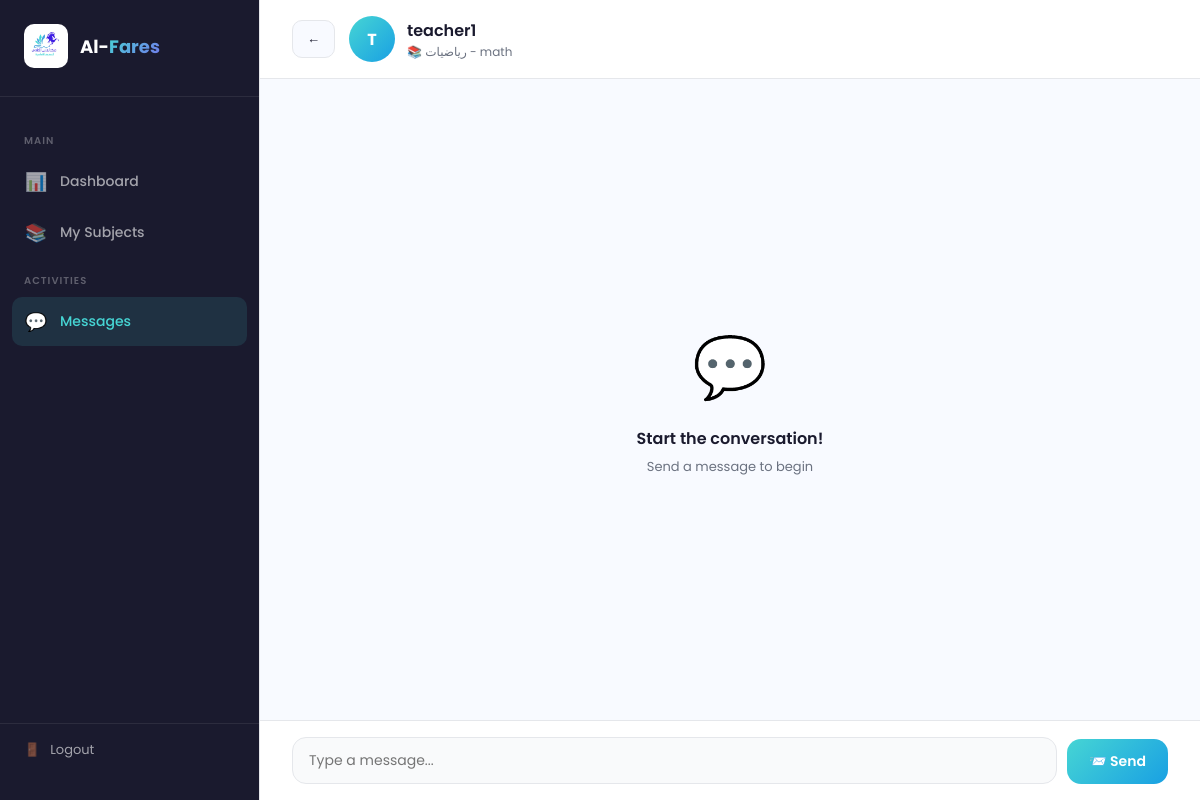
Page /chat/3/1 (signed in) on the committed database.
### tables this page shows
CREATE TABLE Users (
            User_ID INTEGER PRIMARY KEY AUTOINCREMENT,
            Full_Name TEXT NOT NULL,
            Username TEXT UNIQUE NOT NULL,
            Password TEXT NOT NULL,
            Email TEXT,
            User_Role TEXT NOT NULL CHECK(User_Role IN ('Admin','Teacher','Student'))
        );

CREATE TABLE Subjects (
            Subject_ID INTEGER PRIMARY KEY AUTOINCREMENT,
            Subject_Name TEXT NOT NULL,
            Credit_Hours INTEGER
        );

CREATE TABLE Sections (
            Section_ID INTEGER PRIMARY KEY AUTOINCREMENT,
            Section_Name TEXT NOT NULL,
            Subject_ID INTEGER,
            Teacher_ID INTEGER,
            Class_ID INTEGER,
            Gender TEXT,
            Period_Type TEXT,
            FOREIGN KEY (Subject_ID) REFERENCES Subjects(Subject_ID),
            FOREIGN KEY (Teacher_ID) REFERENCES Teachers(Teacher_ID),
            FOREIGN KEY (Class_ID) REFERENCES Classes(Class_ID)
        );

### app.py (the view)
@app.route('/chat/<int:other_user_id>/<int:section_id>')
def chat(other_user_id, section_id):
    if 'user_id' not in session:
        return redirect('/login')
    user_id = session.get('user_id')
    conn = get_db()
    messages = conn.execute('''
        SELECT * FROM Messages
        WHERE Section_ID = ?
        AND ((From_User_ID = ? AND To_User_ID = ?)
          OR (From_User_ID = ? AND To_User_ID = ?))
        ORDER BY Sent_At ASC
    ''', (section_id, user_id, other_user_id, other_user_id, user_id)).fetchall()
    conn.execute('''
        UPDATE Messages SET Is_Read = 1
        WHERE To_User_ID = ? AND From_User_ID = ? AND Section_ID = ?
    ''', (user_id, other_user_id, section_id))
    conn.commit()
    other_user = conn.execute(
        'SELECT * FROM Users WHERE User_ID = ?', (other_user_id,)
    ).fetchone()
    section = conn.execute('''
        SELECT s.*, sub.Subject_Name
        FROM Sections s
        LEFT JOIN Subjects sub ON s.Subject_ID = sub.Subject_ID
        WHERE s.Section_ID = ?
    ''', (section_id,)).fetchone()
    conn.close()
    return render_template('chat.html',
                           messages=messages,
                           other_user=other_user,
                           section=section,
                           current_user_id=user_id)

### database.py (called while the page is built)
def get_db():
    conn = sqlite3.connect('alfares.db')
    conn.row_factory = sqlite3.Row
    return conn

### templates/chat.html (shortened to what this page needs)
<!DOCTYPE html>
<html lang="en" dir="ltr" data-theme="light">
<head>
</head>
<body>
  <aside class="sidebar">
    <div class="sidebar-logo">
      <img src="/static/logo.png" alt="logo">
      <h2>Al-<span>Fares</span></h2>
    </div>
    <nav class="sidebar-menu">
      <div class="menu-label" data-ar="الرئيسية" data-en="Main">Main</div>
      {% if session.role == 'Teacher' %}
      <a class="menu-item" href="/teacher">
        <span class="icon">📊</span> <span data-ar="لوحة التحكم" data-en="Dashboard">Dashboard</span>
      </a>
      <a class="menu-item" href="/teacher">
        <span class="icon">🎯</span> <span data-ar="شعبي" data-en="My Sections">My Sections</span>
      </a>
      <div class="menu-label" data-ar="الأنشطة" data-en="Activities">Activities</div>
      <a class="menu-item active" href="/teacher/messages">
        <span class="icon">💬</span> <span data-ar="الرسائل" data-en="Messages">Messages</span>
      </a>
      {% else %}
      <a class="menu-item" href="/student">
        <span class="icon">📊</span> <span data-ar="لوحة التحكم" data-en="Dashboard">Dashboard</span>
      </a>
      <a class="menu-item" href="/student">
        <span class="icon">📚</span> <span data-ar="موادي" data-en="My Subjects">My Subjects</span>
      </a>
      <div class="menu-label" data-ar="الأنشطة" data-en="Activities">Activities</div>
      <a class="menu-item active" href="/student/messages">
        <span class="icon">💬</span> <span data-ar="الرسائل" data-en="Messages">Messages</span>
      </a>
      {% endif %}
    </nav>
    <div class="sidebar-footer">
      <a href="/logout" class="logout-btn">
        <span>🚪</span> <span data-ar="تسجيل الخروج" data-en="Logout">Logout</span>
      </a>
    </div>
  </aside>
  <div class="main">
    <div class="chat-header">
      <a href="{% if session.role == 'Teacher' %}/teacher/messages{% else %}/student/messages{% endif %}" class="back-btn">←</a>
      <div class="chat-user-info">
        <div class="chat-avatar">{{ other_user.Full_Name[0]|upper }}</div>
        <div>
          <h3>{{ other_user.Full_Name }}</h3>
          <div class="subtitle">📚 {{ section.Subject_Name }} - {{ section.Section_Name }}</div>
        </div>
      </div>
    </div>
    <div class="chat-area" id="chat-area">
      {% if messages %}
        {% for m in messages %}
        <div class="message {% if m.From_User_ID == current_user_id %}sent{% else %}received{% endif %}">
          {{ m.Content }}
          <span class="message-time">🕐 {{ m.Sent_At[11:16] }}</span>
        </div>
        {% endfor %}
      {% else %}
      <div class="empty-chat">
        <div class="icon">💬</div>
        <h3 data-ar="ابدأ المحادثة!" data-en="Start the conversation!">Start the conversation!</h3>
        <p data-ar="أرسل رسالة لتبدأ" data-en="Send a message to begin">Send a message to begin</p>
      </div>
      {% endif %}
    </div>
    <div class="chat-input-area">
      <form class="chat-input-form" method="POST" action="/send-message">
        <textarea name="content" rows="1" required placeholder="Type a message..." onkeydown="if(event.key==='Enter' && !event.shiftKey){event.preventDefault();this.form.submit();}"></textarea>
        <button type="submit" class="send-btn">📨 Send</button>
      </form>
    </div>
  </div>
</body>
</html>

### templates/chat.html (style rules this page uses)
:root { --teal:#46D5D4; --purple:#7378EC; --blue:#19A0E3; --bg:#f8faff; --card:#ffffff; --text:#1a1a2e; --subtext:#6b7280; --border:#e5e7eb; --shadow:rgba(115,120,236,0.12); --input-bg:#f9fafb; --sidebar-bg:#1a1a2e; --sidebar-text:rgba(255,255,255,0.6); --sidebar-border:rgba(255,255,255,0.08); }
* { margin:0; padding:0; box-sizing:border-box; }
body { font-family:'Poppins','Cairo',sans-serif; background:var(--bg); color:var(--text); display:flex; height:100vh; overflow:hidden; transition:all 0.3s; }
.sidebar { width:260px; background:var(--sidebar-bg); height:100vh; display:flex; flex-direction:column; padding:24px 0; position:fixed; top:0; left:0; z-index:100; border-right:1px solid var(--border); overflow-y:auto; }
.sidebar-logo { display:flex; align-items:center; gap:12px; padding:0 24px 28px; border-bottom:1px solid var(--sidebar-border); }
.sidebar-logo img { width:44px; height:44px; border-radius:10px; background:white; padding:2px; object-fit:contain; }
.sidebar-logo h2 { font-size:18px; font-weight:700; color:white; }
.sidebar-logo h2 span { background:linear-gradient(135deg,var(--teal),var(--purple)); -webkit-background-clip:text; -webkit-text-fill-color:transparent; }
.sidebar-menu { padding:20px 12px; flex:1; }
.menu-label { font-size:10px; font-weight:600; color:rgba(255,255,255,0.3); text-transform:uppercase; letter-spacing:1px; padding:0 12px; margin:16px 0 8px; }
.menu-item { display:flex; align-items:center; gap:12px; padding:11px 12px; border-radius:10px; color:var(--sidebar-text); font-size:14px; font-weight:500; cursor:pointer; transition:all 0.2s; margin-bottom:2px; text-decoration:none; }
.menu-item:hover, .menu-item.active { background:rgba(70,213,212,0.12); color:var(--teal); }
.menu-item .icon { font-size:18px; width:24px; text-align:center; }
.sidebar-footer { padding:16px 24px; border-top:1px solid var(--sidebar-border); }
.logout-btn { display:flex; align-items:center; gap:10px; color:var(--sidebar-text); font-size:13px; cursor:pointer; transition:color 0.2s; text-decoration:none; }
.main { margin-left:260px; flex:1; display:flex; flex-direction:column; height:100vh; }
.chat-header { background:var(--card); border-bottom:1px solid var(--border); padding:16px 32px; display:flex; align-items:center; gap:14px; flex-shrink:0; }
.back-btn { background:var(--bg); border:1px solid var(--border); border-radius:10px; padding:8px 14px; font-size:13px; color:var(--text); cursor:pointer; font-family:inherit; text-decoration:none; transition:all 0.2s; }
.chat-user-info { display:flex; align-items:center; gap:12px; flex:1; }
.chat-avatar { width:46px; height:46px; border-radius:50%; background:linear-gradient(135deg,var(--teal),var(--blue)); display:flex; align-items:center; justify-content:center; color:white; font-weight:700; font-size:16px; }
.chat-user-info h3 { font-size:16px; font-weight:600; }
.chat-user-info .subtitle { font-size:12px; color:var(--subtext); }
.chat-area { flex:1; overflow-y:auto; padding:24px 32px; background:var(--bg); display:flex; flex-direction:column; gap:14px; }
.empty-chat { flex:1; display:flex; align-items:center; justify-content:center; flex-direction:column; color:var(--subtext); }
.empty-chat .icon { font-size:60px; margin-bottom:14px; }
.empty-chat h3 { font-size:16px; font-weight:600; margin-bottom:6px; color:var(--text); }
.empty-chat p { font-size:13px; }
.chat-input-area { background:var(--card); border-top:1px solid var(--border); padding:16px 32px; flex-shrink:0; }
.chat-input-form { display:flex; gap:10px; align-items:flex-end; }
.chat-input-form textarea { flex:1; padding:12px 16px; background:var(--input-bg); border:1.5px solid var(--border); border-radius:14px; font-size:14px; font-family:inherit; color:var(--text); outline:none; resize:none; max-height:120px; transition:all 0.2s; }
.send-btn { background:linear-gradient(135deg,var(--teal),var(--blue)); color:white; border:none; border-radius:14px; padding:12px 22px; font-size:14px; font-weight:600; font-family:inherit; cursor:pointer; transition:all 0.3s; }

### rows in the picture
Users: Full_Name "T", Full_Name "teacher1"
Subjects: Subject_Name "رياضيات"
Sections: Section_Name "math"
